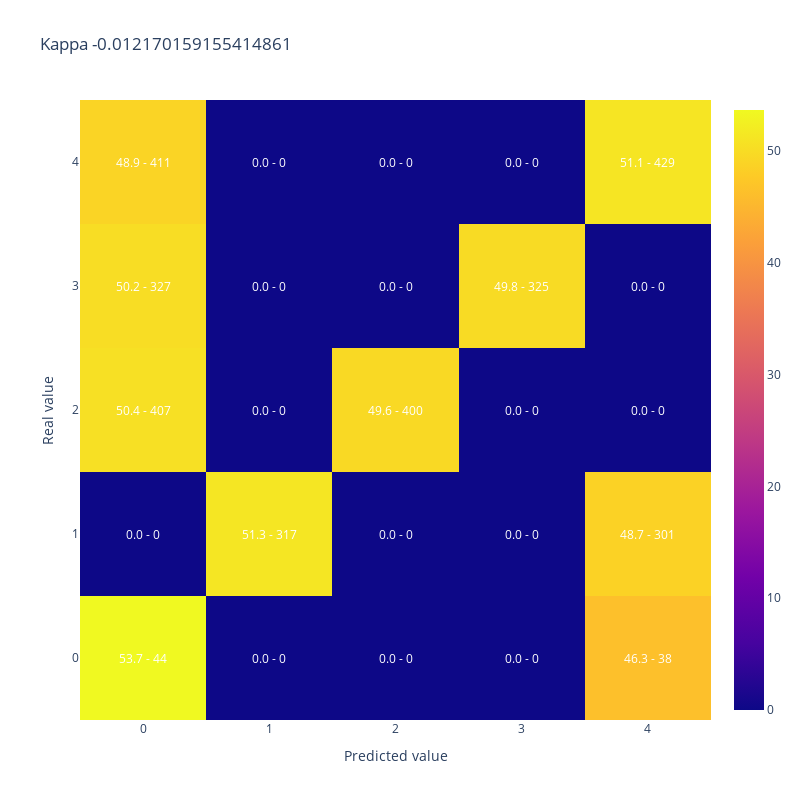

Here is the notebook cell this chart was saved with:
### Code cell
#A modo de ejemplo muestro kappa y matriz de confusion para 50% de aciertos donde los errores quedan lejos de la clase correcta
y_simulado_lejos = [y_test.iloc[sample] if random_list[sample]<50/100 else y_lejos[sample] for sample in range(len(y_test))]

display(plot_confusion_matrix(y_test,y_simulado_lejos, 
                              title = "Kappa " + str(cohen_kappa_score(y_test,y_simulado_lejos, weights = 'quadratic'))))

### Figure 1 — Plotly figure (JSON) as saved in the notebook; plotly's stock layout.template omitted (floating-point values rounded to 4 significant figures)
{"data": [{"type": "heatmap", "x": [0, 1, 2, 3, 4], "y": [0, 1, 2, 3, 4], "z": [[53.66, 0, 0, 0, 46.34], [0, 51.29, 0, 0, 48.71], [50.43, 0, 49.57, 0, 0], [50.15, 0, 0, 49.85, 0], [48.93, 0, 0, 0, 51.07]]}], "layout": {"annotations": [{"font": {"color": "white"}, "showarrow": false, "text": "53.7 - 44", "x": 0, "xref": "x", "y": 0, "yref": "y"}, {"font": {"color": "white"}, "showarrow": false, "text": "0.0 - 0", "x": 1, "xref": "x", "y": 0, "yref": "y"}, {"font": {"color": "white"}, "showarrow": false, "text": "0.0 - 0", "x": 2, "xref": "x", "y": 0, "yref": "y"}, {"font": {"color": "white"}, "showarrow": false, "text": "0.0 - 0", "x": 3, "xref": "x", "y": 0, "yref": "y"}, {"font": {"color": "white"}, "showarrow": false, "text": "46.3 - 38", "x": 4, "xref": "x", "y": 0, "yref": "y"}, {"font": {"color": "white"}, "showarrow": false, "text": "0.0 - 0", "x": 0, "xref": "x", "y": 1, "yref": "y"}, {"font": {"color": "white"}, "showarrow": false, "text": "51.3 - 317", "x": 1, "xref": "x", "y": 1, "yref": "y"}, {"font": {"color": "white"}, "showarrow": false, "text": "0.0 - 0", "x": 2, "xref": "x", "y": 1, "yref": "y"}, {"font": {"color": "white"}, "showarrow": false, "text": "0.0 - 0", "x": 3, "xref": "x", "y": 1, "yref": "y"}, {"font": {"color": "white"}, "showarrow": false, "text": "48.7 - 301", "x": 4, "xref": "x", "y": 1, "yref": "y"}, {"font": {"color": "white"}, "showarrow": false, "text": "50.4 - 407", "x": 0, "xref": "x", "y": 2, "yref": "y"}, {"font": {"color": "white"}, "showarrow": false, "text": "0.0 - 0", "x": 1, "xref": "x", "y": 2, "yref": "y"}, {"font": {"color": "white"}, "showarrow": false, "text": "49.6 - 400", "x": 2, "xref": "x", "y": 2, "yref": "y"}, {"font": {"color": "white"}, "showarrow": false, "text": "0.0 - 0", "x": 3, "xref": "x", "y": 2, "yref": "y"}, {"font": {"color": "white"}, "showarrow": false, "text": "0.0 - 0", "x": 4, "xref": "x", "y": 2, "yref": "y"}, {"font": {"color": "white"}, "showarrow": false, "text": "50.2 - 327", "x": 0, "xref": "x", "y": 3, "yref": "y"}, {"font": {"color": "white"}, "showarrow": false, "text": "0.0 - 0", "x": 1, "xref": "x", "y": 3, "yref": "y"}, {"font": {"color": "white"}, "showarrow": false, "text": "0.0 - 0", "x": 2, "xref": "x", "y": 3, "yref": "y"}, {"font": {"color": "white"}, "showarrow": false, "text": "49.8 - 325", "x": 3, "xref": "x", "y": 3, "yref": "y"}, {"font": {"color": "white"}, "showarrow": false, "text": "0.0 - 0", "x": 4, "xref": "x", "y": 3, "yref": "y"}, {"font": {"color": "white"}, "showarrow": false, "text": "48.9 - 411", "x": 0, "xref": "x", "y": 4, "yref": "y"}, {"font": {"color": "white"}, "showarrow": false, "text": "0.0 - 0", "x": 1, "xref": "x", "y": 4, "yref": "y"}, {"font": {"color": "white"}, "showarrow": false, "text": "0.0 - 0", "x": 2, "xref": "x", "y": 4, "yref": "y"}, {"font": {"color": "white"}, "showarrow": false, "text": "0.0 - 0", "x": 3, "xref": "x", "y": 4, "yref": "y"}, {"font": {"color": "white"}, "showarrow": false, "text": "51.1 - 429", "x": 4, "xref": "x", "y": 4, "yref": "y"}], "height": 800, "title": {"text": "Kappa -0.012170159155414861"}, "width": 800, "xaxis": {"title": {"text": "Predicted value"}}, "yaxis": {"title": {"text": "Real value"}}}}
